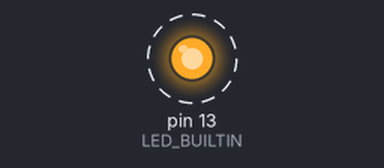
The sketch below on a simulated Arduino Uno, built with avr-gcc and run on an emulated ATmega328P. Shown: output pins drawn as LEDs (lit = HIGH). Dashed ring = blinking.

Above: at 0.5 s.
Timing chart, 0 to 4.6 s (numbered marks = the images above):
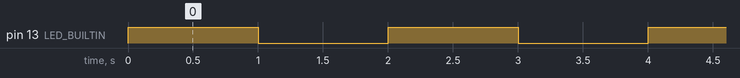

The sketch:

blink.ino
```cpp
/*
 * Blink
 * Turns on an LED on for one second,
 * then off for one second, repeatedly.
 */

#include <Arduino.h>

// Set LED_BUILTIN if it is not defined by Arduino framework
#ifndef LED_BUILTIN
    #define LED_BUILTIN 2
#endif

void setup()
{
  // initialize LED digital pin as an output.
  pinMode(LED_BUILTIN, OUTPUT);
}

void loop()
{
  // turn the LED on (HIGH is the voltage level)
  digitalWrite(LED_BUILTIN, HIGH);
  // wait for a second
  delay(1000);
  // turn the LED off by making the voltage LOW
  digitalWrite(LED_BUILTIN, LOW);
   // wait for a second
  delay(1000);
}
```

Measured:
- by itself, pin 13 (LED_BUILTIN): alternates HIGH for 1.0 s and LOW for 1.0 s
